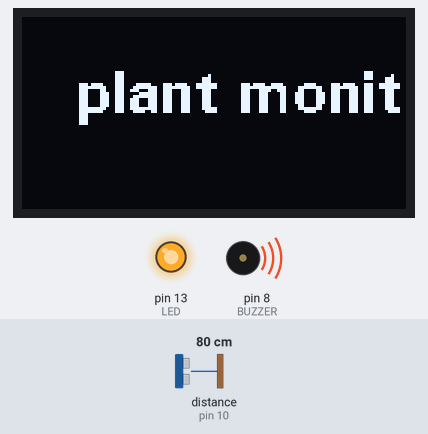
Bench run of a sketch on a simulated Arduino Uno, built with avr-gcc and run on an emulated ATmega328P. Parts: 128×64 one-colour display, output pins drawn as LEDs (lit = HIGH), buzzer (waves = sounding, pin HIGH). Wiring (inferred from the names in the program): ultrasonic range finder: trigger pin 9; echo pin 10. Dashed ring = blinking. Inputs (shaded band) come from the test bench; at power-on: distance to the obstacle (sensor on pin 10) 80 cm. The echo pulse lasts 58.3 µs per cm; pins used as bus, display or sensor lines are not drawn; what the sketch prints to the serial monitor is not drawn.

Above: at 2.7 s.
2.8 s: distance to the obstacle (sensor on pin 10) set to 2 cm
At 3.6 s:
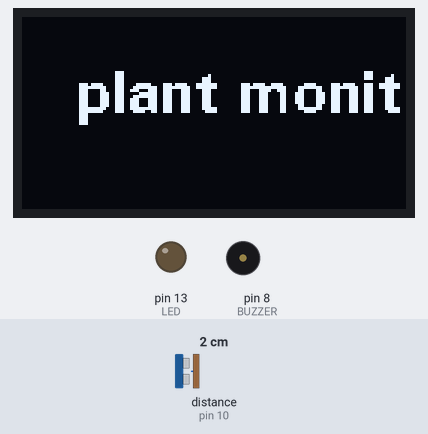
6.2 s: distance to the obstacle (sensor on pin 10) set to 35 cm
At 7.0 s:
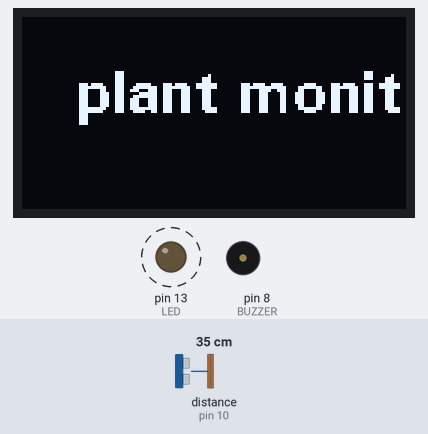
Timing chart, 0 to 14.8 s (numbered marks = the images above; inputs shaded):
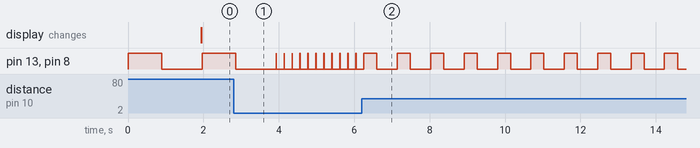

Measured:
- after the input at 6.2 s, pin 13 (LED), pin 8 (BUZZER): alternates HIGH for 0.35 s and LOW for 0.54 s, starting after 0.40 s
- by itself, pin 13 (LED), pin 8 (BUZZER): repeats every 0.21 s: HIGH 0.01 s, LOW 0.20 s

The sketch:

blinking_version2.ino
```cpp
#include <Wire.h> // Enable this line if using Arduino Uno, Mega, etc.
#include "U8glib.h"
void draw(void);
//define the pin for IIC communication of OLED
U8GLIB_SSD1306_128X64 u8g(U8G_I2C_OPT_NONE);//SCL-A5；SDA-A4

// this constant won't change. It's the pin number of the sensor's output:
const int trigPin = 9;        //assign pin 9 to trigger
const int echoPin = 10;       //assign pin 10 to echo
const int LED = 13;           //keep the LED on pin 13
const int BUZZER = 8;         //keep the buzzer on pin 8
const boolean debug = true;  //variable to show hide debug info

// establish variables for duration of the ping, and the distance result in centimeters and one for LED blink rate:
long duration, cm;
int blinkrate = 0;

// calculate the distance
long microsecondsToCentimeters(long microseconds) {
  return microseconds / 29 / 2;
}

void setup() {
  // initialize serial communication:
  if(debug){
    Serial.begin(9600);
    Serial.println("Starting blinker");
  }
  pinMode(LED, OUTPUT);//Sets the LED in output mode
  pinMode(BUZZER, OUTPUT);//Sets the BUZZER in output mode
  pinMode(trigPin, OUTPUT); // Sets the trigPin as an Output
  pinMode(echoPin, INPUT); // Sets the echoPin as an Input

}

void loop() {
  // put your main code here, to run repeatedly:
  //make the ultrasonic work
digitalWrite(trigPin, LOW);
delayMicroseconds(2);
digitalWrite(trigPin, HIGH);
delayMicroseconds(10);
digitalWrite(trigPin, LOW);
//getting the time by timing the high volts
duration = pulseIn(echoPin, HIGH);
cm = microsecondsToCentimeters(duration);
//changing blinking rate based on distance
if(cm < 100){

  if(cm < 30){
    blinkrate = map(cm, 1, 30, 10, 300);
  }
  else if(cm < 90){
    blinkrate = map(cm, 30, 90, 300, 1000);
  }
  else{
    blinkrate = 0;
  }

  if(debug){
    //print the distance on computer by serial communication
    Serial.print(" cm: ");
    Serial.print(cm);
  }
  digitalWrite(LED, HIGH);   // turn the LED on (HIGH is the voltage level)
  digitalWrite(BUZZER, HIGH);// turn the BUZZER on
  delay(blinkrate);                       // delay based on the distance
  digitalWrite(LED, LOW);    // turn the LED off by making the voltage LOW
  digitalWrite(BUZZER, LOW);// turn the BUZZER off
  delay(blinkrate);
     u8g.firstPage();
  do {
     draw();
  } while( u8g.nextPage() );


}

delay(20);
}

void draw(){
 u8g.setFont(u8g_font_fub14);//set format
 u8g.setPrintPos(18,32); //set position
 u8g.print("plant monitor");//show "plant monitor" on the screen
}
```
